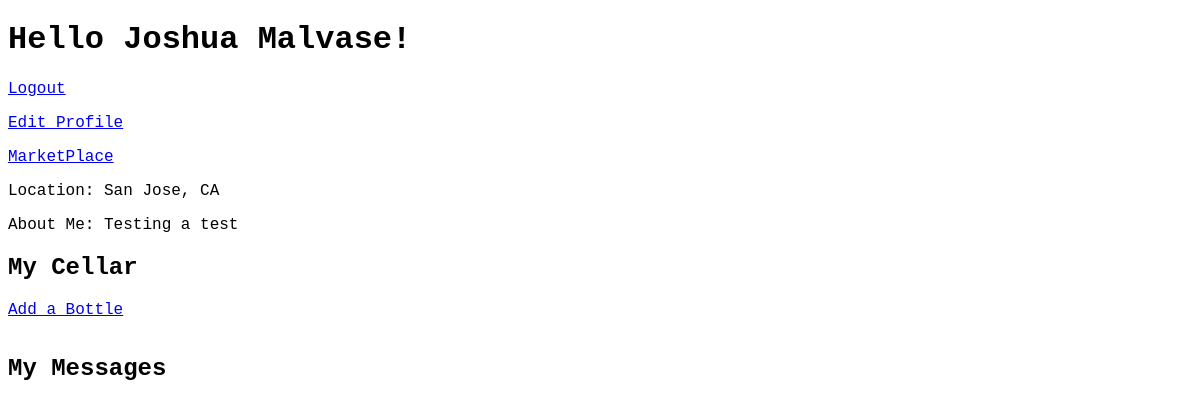
Page /my_profile/2 on the committed database.
### bottle_shop_app/models.py (models this page shows)
class User(models.Model):
    first_name = models.CharField(max_length=255)
    last_name = models.CharField(max_length=255)
    email = models.CharField(max_length=255)
    location = models.CharField(max_length=100)
    date_of_birth = models.DateField(max_length=8, default="1930-01-01")
    password = models.CharField(max_length=255)
    prof_photo = models.ImageField(upload_to='media/', null=True)
    about = models.TextField()
    created_at = models.DateTimeField(auto_now_add=True)
    updated_at = models.DateTimeField(auto_now=True)
    objects = UserManager()

### bottle_shop_app/views.py (the view)
# urls.py: path('my_profile/<int:user_id>', views.my_profile),
def my_profile(request, user_id):
    context = {
        'user': User.objects.get(id=user_id)
    }
    return render(request, 'my_profile.html', context)

### bottle_shop_app/templates/my_profile.html (shortened to what this page needs)
<!DOCTYPE html>
<html lang="en">
<head>
    {% load static %}
    <link rel="stylesheet" href="{% static 'css/style.css' %}">
</head>
<body>
    <div id="wrapper">
        <div id="prof_header">
            <h1>Hello {{user.first_name}} {{user.last_name}}! </h1>
            <a href="/logout">Logout</a>
        </div>
        <div id="prof_content">
            <div id="prof_side_bar">
                <p><a href="/edit_profile/{{request.session.user_id}}">Edit Profile</a></p>
                <p><a href="/bottle_shop_dash">MarketPlace</a></p>
                <p>Location: {{user.location}}</p>
                <p>About Me: {{user.about}}</p>
            </div>
            <div id="user_cellar">
                <h2>My Cellar</h2>
                <p><a href="/add_bottle">Add a Bottle</a></p>
            </div>
            <div id="user_messages">
                <h2>My Messages</h2>
            </div>
        </div>
    </div>
</body>
</html>

### bottle_shop_app/static/css/style.css (style rules this page uses)
* { font-family: 'Courier New', monospace; }
#user_messages { display: inline-block; }

### rows in the picture
User: first_name "Joshua", last_name "Malvase", location "San Jose, CA", about "Testing a test"
